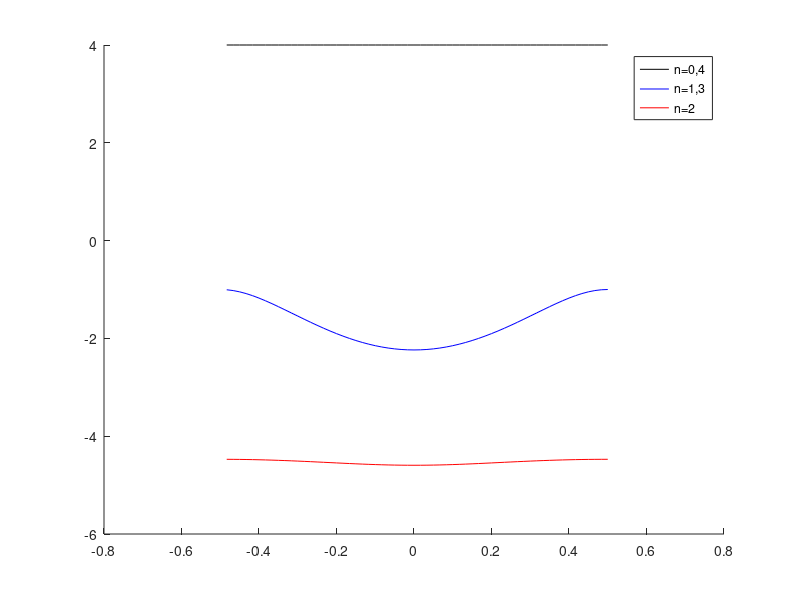

MATLAB code to generate this figure:
clear;
clc;
format long
tic;

L = 120;
% k = -pi/2 + 2*pi/L:2*pi/L:pi/2;
k = -1/2 + 2/L:2/L:1/2; % *pi
% k = 2/L:2/L:1;
U = 8;
VV = 1;
E_k = -2*cospi(k');
nk = length(E_k);

phi0_0 = zeros(1,nk);
phi0_1 = zeros(2,nk);
phi0_2 = zeros(4,nk);
phi0_3 = zeros(2,nk);
phi0_4 = zeros(1,nk);
phi0_2(1,:) = 1;

% m0 = 2*phi0_2(1,:)*phi0_2(2,:)'/L;
m0 = 0.5;

E0 = U/2;
E1 = zeros(2,nk);
E2 = zeros(4,nk);
E2a = -U/2;

b = -2*m0*VV;
for j = 1:nk
    a = E_k(j);

    % spin number = 1 or 3
    H1 = [a b;
        b -a];
    [V1,D1] = eig(H1);
    e1 = diag(D1);
    E1(:,j) = e1;

    % spin number = 2
    H2 = [2*a+U/2 b b 0;
        b -U/2 0 b;
        b 0 -U/2 b;
        0 b b -2*a+U/2];
    [V2,D2] = eig(H2);
    e2 = diag(D2);
    E2(:,j) = e2;
    phi0_2(:,j) = V2(:,1);
end
%m0(i) = 2/L*(phi0_1(1,:)'*phi0_1(2,:));

E1_GS = E1(1,:);
E2_GS = min([E2(1,:);E2a*ones(1,nk)]);

filename = strcat('L = ',num2str(L), ', U = ', num2str(U), ', V = ', num2str(VV), ', m0 = ', num2str(m0));
figure('Name',filename);
% set(gcf, 'position', [100 70 1700 900]);
hold on
plot(k,E0*ones(1,nk),'Color','black')
plot(k,E1_GS,'Color','b')
plot(k,E2_GS,'Color','r')
legend('n=0,4','n=1,3','n=2')

toc;